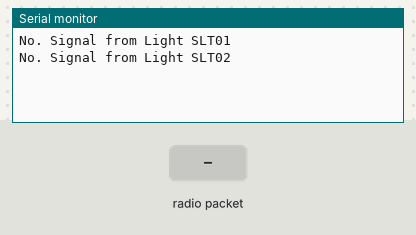
The sketch below on a simulated Arduino Uno, built with avr-gcc and run on an emulated ATmega328P. On the bench: the last lines printed to the serial monitor. Inputs (shaded band) come from the test bench. No radio packets arrive unless stated.

Above: at 1.8 s.
1.9 s: radio packet "1" arrives
At 2.8 s:
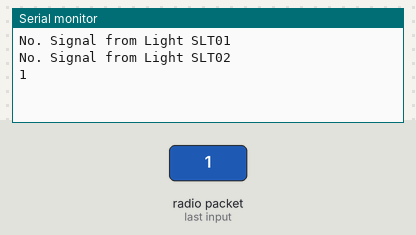
3.5 s: radio packet "0" arrives
At 4.8 s:
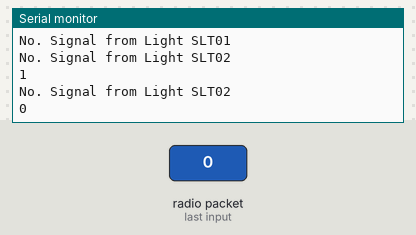
5.0 s: radio packet "2" arrives
At 5.5 s:
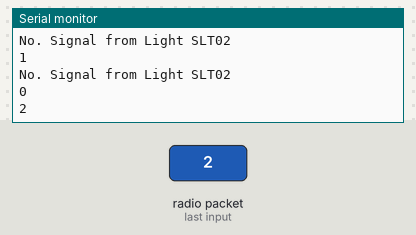

Measured:
- after the input at 1.9 s, the serial monitor: prints a new line after 0.11 s (image 1)
- after the input at 3.5 s, the serial monitor: prints a new line after 0.51 s (image 2)
- after the input at 5.0 s, the serial monitor: prints a new line at once (image 3)

The sketch:

test_R.ino
```cpp
#include <SPI.h>
#include <nRF24L01.h>
#include <RF24.h>
RF24 radio(7, 8); // CE, CSN
const byte address1[6] = "00001";
const byte address2[6] = "00002";
void setup() {
  Serial.begin(9600);
  radio.begin();
  radio.setPALevel(RF24_PA_MIN);

}
void loop() {

  radio.openReadingPipe(0, address1);
  radio.startListening();
  if (radio.available()) {
    char text[32] = "";
    radio.read(&text, sizeof(text));
    Serial.println(text);
  }
  else
  {
    Serial.println("No. Signal from Light SLT01");
  }
  radio.stopListening();
  delay(1000);
  radio.openReadingPipe(0, address2);
  radio.startListening();
  if (radio.available()) {
    char text[32] = "";
    radio.read(&text, sizeof(text));
    Serial.println(text);
  }
  else
  {
    Serial.println("No. Signal from Light SLT02");
  }
  radio.stopListening();
  delay(1000);

}
```
